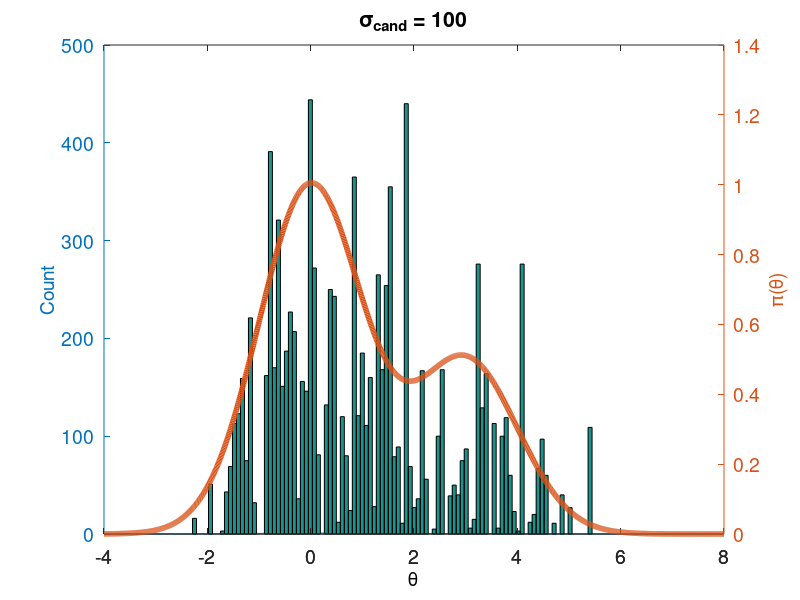

The MATLAB source for this figure:
%% STA 601: Lab 6
% Author: Kedar S Prabhudesai
% Created on: 10/23/2013

close all;
clear all;

% Target Distribution
TarDist =  @(t) exp(-0.5.*(t.^2)) + 0.5*exp(-0.5.*((t-3).^2));
% Number of Trials
nTrials = 10000;
% Burn-In
nBurnIn = 2000;
% Proposal Distribution Std Dev
SCand = 100;
% Find number of Accepted Samples
nAccept = 0;

% Initialize
ThetaSamples = zeros(1,nTrials);

% Run Metropolis-Hastings
for iTrial = 2:nTrials
    home;
    disp(iTrial);
    % Step 1: Sample from theta'|theta(s)
    ThetaPrime = normrnd(ThetaSamples(iTrial-1),SCand);
    
    % Step 2: Compute Acceptance Ratio
    r = TarDist(ThetaPrime)/TarDist(ThetaSamples(iTrial-1));
    
    % Step 3: Accept/Reject
    u = rand;
    if u < r
        ThetaSamples(iTrial) = ThetaPrime;
        if iTrial >= nBurnIn
            nAccept = nAccept + 1;
        end
    else
        ThetaSamples(iTrial) = ThetaSamples(iTrial-1);
    end
end

% Compute Acceptance Ratio
AccRat = nAccept/numel(ThetaSamples);

% Theta Support to find analytic distribution
ThetaSupport = -4:0.01:8;
ThetaAnalytic = TarDist(ThetaSupport);

disp(AccRat);
figure;
axes = plotyy(ThetaSupport,ThetaAnalytic,ThetaSupport,ThetaAnalytic);
hold on
hist(axes(1),ThetaSamples,100);
ylim(axes(1),'Auto');
set(axes(1),'YTickMode','auto');
set(axes(2),'YTickMode','auto');
set(axes,'FontSize',14);

XLabelHandles = get(axes,'XLabel');
set(XLabelHandles{1},'String','\theta','FontSize',14);
YLabelHandles = get(axes,'YLabel');
set(YLabelHandles{1},'String','Count','FontSize',14);
set(YLabelHandles{2},'String','\pi(\theta)','FontSize',14);
LineHandle = get(axes(2),'Children');
set(LineHandle,'LineWidth',4);
title(['\sigma_{cand} = ',num2str(SCand)]);
hold off
